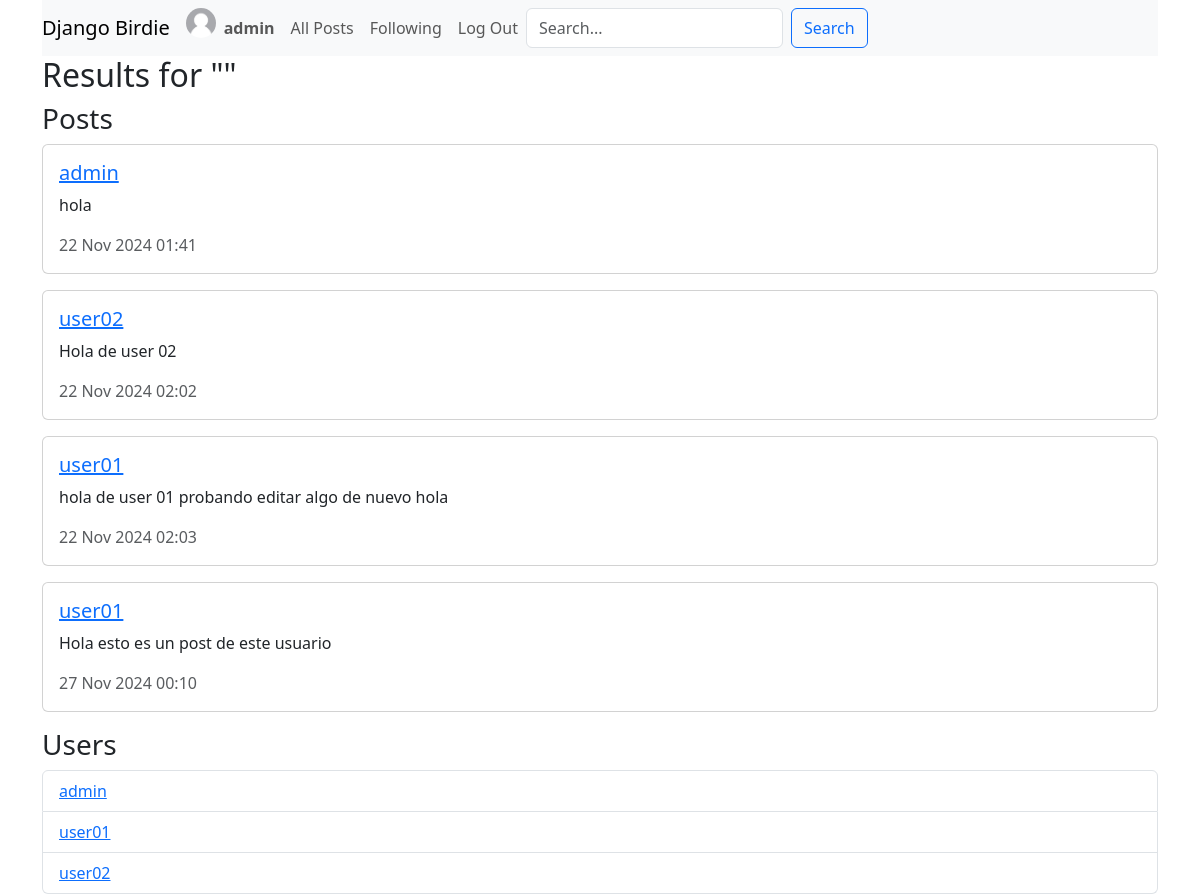
The page /search/ (signed in) on the database its author committed.
### network/models.py (models this page shows, shortened)
class User(AbstractUser):
    first_name = models.CharField(max_length=30)
    last_name = models.CharField(max_length=30)
    profile_picture = models.ImageField(upload_to='profile_pictures/', null=True, blank=True, default='user/default_profile.jpg')
    followers = models.ManyToManyField(
        'self', related_name='following', symmetrical=False, blank=True
    )

class Post(models.Model):
    user = models.ForeignKey(User, on_delete=models.CASCADE, related_name="posts")
    content = models.TextField(max_length=280)
    created_at = models.DateTimeField(auto_now_add=True)
    likes = models.ManyToManyField(User, related_name="liked_posts", blank=True)

### network/views.py (the view)
# urls.py: path("search/", views.search, name="search"),
@login_required
def search(request):
    query = request.GET.get('q', '')
    posts = Post.objects.filter(Q(content__icontains=query))
    users = User.objects.filter(Q(username__icontains=query))
    return render(request, "network/search.html", {
        "query": query,
        "posts": posts,
        "users": users,
    })

### network/templatetags/extras.py (called while the page is built)
@register.filter
def profile_picture_or_default(profile_picture):
    if profile_picture:
        return profile_picture.url
    return '/static/network/user/default_profile.jpg'

### network/templates/network/search.html
{% extends "network/layout.html" %}
{% block body %}
<h2>Results for "{{ query }}"</h2>
{% if posts %}
    <h3>Posts</h3>
    {% for post in posts %}
        <div class="card mb-3">
            <div class="card-body">
                <h5 class="card-title">
                    <a href="{% url 'profile' post.user.username %}">{{ post.user.username }}</a>
                </h5>
                <p class="card-text">{{ post.content }}</p>
                <p class="card-text text-muted">{{ post.created_at|date:"d M Y H:i" }}</p>
            </div>
        </div>
    {% endfor %}
{% else %}
    <p>No posts found.</p>
{% endif %}
{% if users %}
    <h3>Users</h3>
    <ul class="list-group">
        {% for user in users %}
            <li class="list-group-item">
                <a href="{% url 'profile' user.username %}">{{ user.username }}</a>
            </li>
        {% endfor %}
    </ul>
{% else %}
    <p>No users found.</p>
{% endif %}
{% endblock %}

### network/templates/network/layout.html (shortened to what this page needs)
{% load static %}
{% load extras %}
<!DOCTYPE html>
<html lang="en">
    <head>
        <head>
            <link rel="stylesheet" href="{% static 'network/vendor/bootstrap/css/bootstrap.min.css' %}">
            <link href="{% static 'network/css/styles.css' %}" rel="stylesheet">
        </head>
    </head>
    <body>
        <div class="container">
            <nav class="navbar navbar-expand-lg navbar-light bg-light">
                <a class="navbar-brand" href="{% url 'index' %}">Django Birdie</a>
                <div>
                    <ul class="navbar-nav mr-auto">
                        {% if user.is_authenticated %}
                                <img src="{{ user.profile_picture|profile_picture_or_default }}" alt="Profile Picture" class="rounded-circle" width="30" height="30">
                            <li class="nav-item">
                                <a class="nav-link" href="#"><strong>{{ user.username }}</strong></a>
                            </li>
                        {% endif %}
                        <li class="nav-item">
                        <a class="nav-link" href="{% url 'index' %}">All Posts</a>
                        </li>
                        {% if user.is_authenticated %}
                            <li class="nav-item">
                                <a class="nav-link" href="{% url 'following' %}">Following</a>
                            </li>
                            <li class="nav-item">
                                <a class="nav-link" href="{% url 'logout' %}">Log Out</a>
                            </li>
                        {% endif %}
                        <form method="get" action="{% url 'search' %}" class="d-flex">
                            <input type="text" name="q" class="form-control me-2" placeholder="Search...">
                            <button class="btn btn-outline-primary" type="submit">Search</button>
                        </form>
                    </ul>
                </div>
            </nav>
            <div class="body">
                {% block body %}
                {% endblock %}
            </div>
        </div>
    </body>
</html>

### rows shown on the page
User: username "admin"
Post: user.username "admin", content "hola", created_at "22 Nov 2024 01:41"
Post: user.username "user02", content "Hola de user 02", created_at "22 Nov 2024 02:02"
Post: user.username "user01", content "hola de user 01 probando editar algo de nuevo hola", created_at "22 Nov 2024 02:03"
Post: user.username "user01", content "Hola esto es un post de este usuario", created_at "27 Nov 2024 00:10"
User: username "user01"
User: username "user02"
